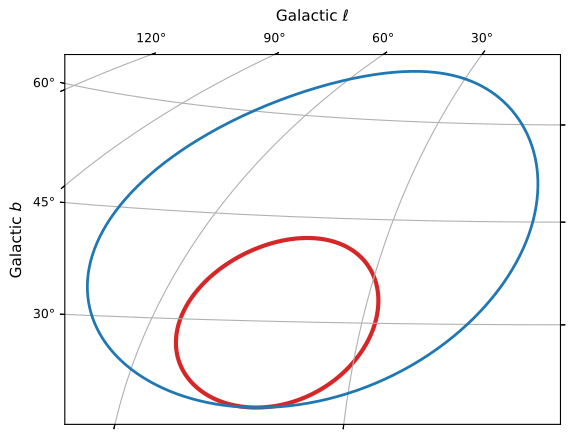

The script that drew this image:
from astropy.coordinates import Angle, SkyCoord
import matplotlib.pyplot as plt

from regions import CircleSphericalSkyRegion, make_example_dataset

dataset = make_example_dataset(data='simulated')
wcs = dataset.wcs

sph_sky_center = SkyCoord(42, 30, unit='deg', frame='galactic')
sph_sky_radius = Angle(12, 'deg')
sph_sky_region = CircleSphericalSkyRegion(sph_sky_center, sph_sky_radius)

fig, ax = plt.subplots(subplot_kw=dict(projection=wcs))
ax.grid(True)
ax.set_xlabel(r"Galactic $\ell$")
ax.set_ylabel(r"Galactic $b$")

sph_sky_region.to_pixel(
   wcs=wcs,
   include_boundary_distortions=True,
   discretize_kwargs={"n_points":1000}
).plot(ax=ax, color='tab:red', lw=3)

sph_sky_center2 = SkyCoord(42, 43, unit='deg', frame='galactic')
sph_sky_radius2 = Angle(25, 'deg')
sph_sky_region2 = CircleSphericalSkyRegion(sph_sky_center2, sph_sky_radius2)
poly_sph_sky2 = sph_sky_region2.discretize_boundary(n_points=1000)
ax.plot(
    poly_sph_sky2.vertices.l,
    poly_sph_sky2.vertices.b,
    lw=2, color="tab:blue",
    transform=ax.get_transform('galactic'),
)
